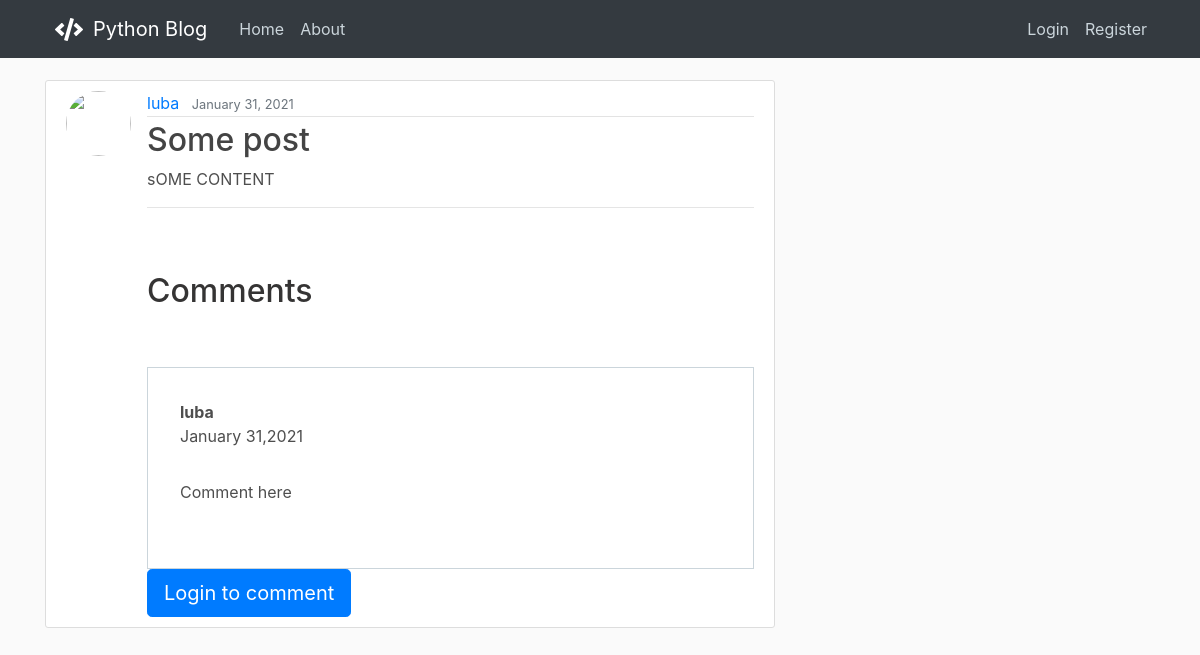
/post/1/, run on an earlier commit of the app's database.
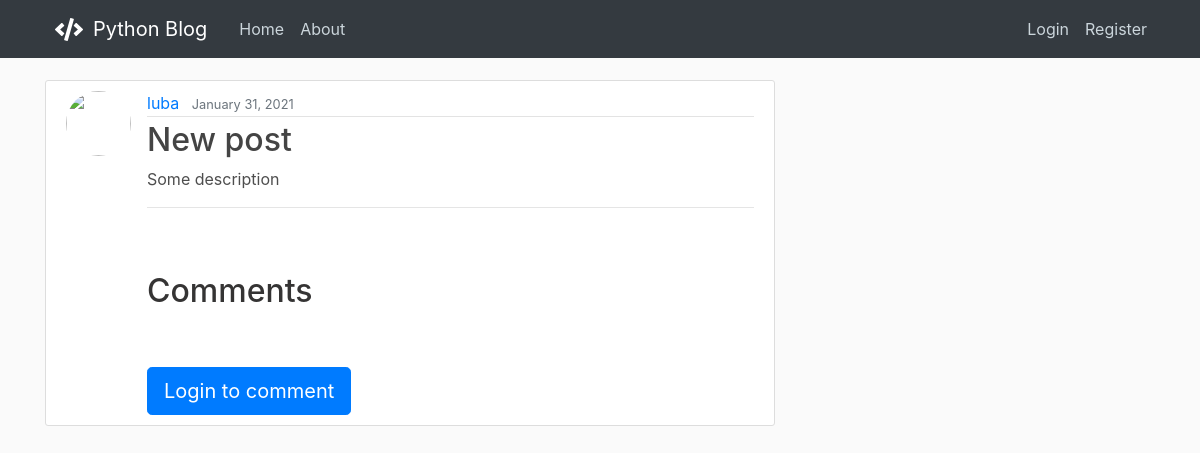
And on a later commit of the database.
### blog/models.py (models this page shows, shortened)
class Post(models.Model):
    title = models.CharField(max_length=100)
    content = models.TextField()
    date_posted = models.DateTimeField(default=timezone.now)
    author = models.ForeignKey(User, on_delete=models.CASCADE)

class Comment(models.Model):
    author = models.ForeignKey(User, on_delete=models.CASCADE)
    content = models.TextField()
    date = models.DateTimeField(default=timezone.now)
    post = models.ForeignKey(Post, on_delete=models.CASCADE, related_name='comments')

### blog/views.py (the view)
# urls.py: path('post/<int:pk>/', views.post_detail, name='post-detail'),
def post_detail(request, pk):
    template = 'blog/post_detail.html'
    post = get_object_or_404(Post, pk=pk)
    comments = Comment.objects.filter(post__id=post.pk)
    return render(request, template, {
        'post': post,
        'comments': comments,
        'comment_form': None,
        'new_comment': None,
    })

### blog/templates/blog/post_detail.html (shortened to what this page needs)
{% extends "blog/base.html" %} {% load crispy_forms_tags %}{% block content %}
<article class="media content-section">
    <img class="rounded-circle article-img" src="{{ post.author.profile.image.url }}">
    <div class="media-body">
        <div class="article-metadata">
            <a class="mr-2" href="{% url 'user-posts' post.author.username %}">{{ post.author }}</a>
            <small class="text-muted">{{ post.date_posted|date:"F d, Y" }}</small>
        </div>
        <h2 class="article-title">{{ post.title }}</h2>
        <p class="article-content">{{ post.content }}</p>
        <hr> <br><br>
        <h2 class="pb-5">Comments</h2>
        {% for comment in comments %} {% if 'comments' and 'edit' not in request.path %}
        <div class="comment">
            <div class="comment-author">{{comment.author}}</div>
            <div class="comment-date">{{comment.date|date:"F d,Y"}}</div>
            <div class="comment-content">{{comment.content}}</div>
        </div>
        {% endif %} {% endfor %} {% if user.is_authenticated %}
        <div>
            {% if comment_form is None %}
            <a class="btn btn-primary" href="{% url 'comment-create' post.id %}">Leave a comment</a> {% endif %}
            <form method="post" style="margin-top: 1.3em;">
                {{ comment_form|crispy }} {% csrf_token %} {% if comment_form %}
                <button type="submit" class="btn btn-success  btn-lg">Comment</button> {% endif %}
            </form>
        </div>
        {% else %}
        <a class="btn btn-primary btn-lg" href="{% url 'login' %}">Login to comment</a> {% endif %}
    </div>
</article>
{% endblock content %}

### blog/templates/blog/base.html (shortened to what this page needs)
{% load static %}
<!DOCTYPE html>
<html>
<head>
    <link rel="stylesheet" href="https://maxcdn.bootstrapcdn.com/bootstrap/4.0.0/css/bootstrap.min.css">
    <link rel="stylesheet" type="text/css" href="{% static 'blog/main.css' %}">
</head>
<body>
    <header class="site-header">
        <nav class="navbar navbar-expand-md navbar-dark bg-dark fixed-top">
            <div class="container">
                <img class="logo" src="{% static 'blog/icons/code-solid.svg' %}" alt="">
                <a class="navbar-brand mr-4" href="{% url 'blog-home' %}"> Python Blog</a>
                <div class="collapse navbar-collapse" id="navbarToggle">
                    <div class="navbar-nav mr-auto">
                        <a class="nav-item nav-link" href="{% url 'blog-home' %}">Home</a>
                        <a class="nav-item nav-link" href="{% url 'blog-about' %}">About</a>
                    </div>
                    <div class="navbar-nav">
                        {% if user.is_authenticated %}
                        <a class="nav-item nav-link" href="{% url 'post-create' %}">New Post</a>
                        <a class="nav-item nav-link" href="{% url 'profile' %}">Profile</a>
                        <a class="nav-item nav-link" href="{% url 'logout' %}">Logout</a> {% else %}
                        <a class="nav-item nav-link" href="{% url 'login' %}">Login</a>
                        <a class="nav-item nav-link" href="{% url 'register' %}">Register</a> {% endif %}
                    </div>
                </div>
            </div>
        </nav>
    </header>
    <main role="main" class="container">
        <div class="row">
            <div class="col-md-8">
                 {% block content %}{% endblock %}
            </div>
        </div>
    </main>
</body>
</html>

### blog/static/blog/main.css (style rules this page uses)
body { background: #fafafa; color: #4e4e4e; margin-top: 5rem; }
h1, h2, h3, h4, h5, h6 { color: #353434; }
.logo { width: 3rem; filter: invert(1); padding: 0.6rem; }
.site-header .navbar-nav .nav-link { color: #cbd5db; }
.content-section { background: #ffffff; padding: 10px 20px; border: 1px solid #dddddd; border-radius: 3px; margin-bottom: 20px; }
.article-title { color: #444444; }
.article-content { white-space: pre-line; }
.article-img { height: 65px; width: 65px; margin-right: 16px; }
.article-metadata { padding-bottom: 1px; margin-bottom: 4px; border-bottom: 1px solid #e3e3e3 }

What changed in the data, as far as the page shows it:
removed Comment: author "luba", date "January 31,2021", content "Comment here"
changed Post "luba": title "Some post" → "New post"; content "sOME CONTENT" → "Some description"
